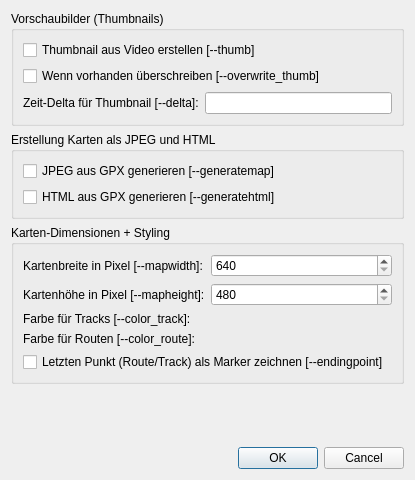
<?xml version="1.0" encoding="UTF-8"?>
<ui version="4.0">
 <class>ThumbnailMapSettingsDialog</class>
 <widget class="QDialog" name="ThumbnailMapSettingsDialog">
  <property name="geometry">
   <rect>
    <x>0</x>
    <y>0</y>
    <width>415</width>
    <height>480</height>
   </rect>
  </property>
  <property name="windowTitle">
   <string>Generierungs- &amp; Karten-Optionen</string>
  </property>
  <layout class="QVBoxLayout" name="mainLayout">
   <item>
    <widget class="QGroupBox" name="grp_thumbnails">
     <property name="title">
      <string>Vorschaubilder (Thumbnails)</string>
     </property>
     <layout class="QVBoxLayout" name="vLayoutThumb">
      <item>
       <widget class="QCheckBox" name="chkbx_thumb">
        <property name="text">
         <string>Thumbnail aus Video erstellen [--thumb]</string>
        </property>
       </widget>
      </item>
      <item>
       <widget class="QCheckBox" name="chkbx_overwrite_thumb">
        <property name="text">
         <string>Wenn vorhanden überschreiben [--overwrite_thumb]</string>
        </property>
       </widget>
      </item>
      <item>
       <layout class="QHBoxLayout" name="hLayoutDelta">
        <item>
         <widget class="QLabel" name="lbl_delta">
          <property name="text">
           <string>Zeit-Delta für Thumbnail [--delta]:</string>
          </property>
         </widget>
        </item>
        <item>
         <widget class="QLineEdit" name="txt_delta"/>
        </item>
       </layout>
      </item>
     </layout>
    </widget>
   </item>
   <item>
    <widget class="QGroupBox" name="grp_generation">
     <property name="title">
      <string>Erstellung Karten als JPEG und HTML</string>
     </property>
     <layout class="QVBoxLayout" name="vLayoutGeneration">
      <item>
       <widget class="QCheckBox" name="chkbx_generatemap">
        <property name="text">
         <string>JPEG aus GPX generieren [--generatemap]</string>
        </property>
       </widget>
      </item>
      <item>
       <widget class="QCheckBox" name="chkbx_generatehtml">
        <property name="text">
         <string>HTML aus GPX generieren [--generatehtml]</string>
        </property>
       </widget>
      </item>
     </layout>
    </widget>
   </item>
   <item>
    <widget class="QGroupBox" name="grp_map_canvas">
     <property name="title">
      <string>Karten-Dimensionen + Styling</string>
     </property>
     <layout class="QFormLayout" name="formLayoutMap">
      <item row="0" column="0">
       <widget class="QLabel" name="lbl_mapwidth">
        <property name="text">
         <string>Kartenbreite in Pixel [--mapwidth]:</string>
        </property>
       </widget>
      </item>
      <item row="0" column="1">
       <widget class="QSpinBox" name="spin_mapwidth">
        <property name="minimum">
         <number>640</number>
        </property>
        <property name="maximum">
         <number>10000</number>
        </property>
       </widget>
      </item>
      <item row="1" column="0">
       <widget class="QLabel" name="lbl_mapheight">
        <property name="text">
         <string>Kartenhöhe in Pixel [--mapheight]:</string>
        </property>
       </widget>
      </item>
      <item row="1" column="1">
       <widget class="QSpinBox" name="spin_mapheight">
        <property name="minimum">
         <number>480</number>
        </property>
        <property name="maximum">
         <number>10000</number>
        </property>
       </widget>
      </item>
      <item row="2" column="0">
       <widget class="QLabel" name="lbl_color_track">
        <property name="text">
         <string>Farbe für Tracks [--color_track]:</string>
        </property>
       </widget>
      </item>
      <item row="2" column="1">
       <widget class="ColorButton" name="colorbtn_track" native="true"/>
      </item>
      <item row="3" column="0">
       <widget class="QLabel" name="lbl_color_route">
        <property name="text">
         <string>Farbe für Routen [--color_route]:</string>
        </property>
       </widget>
      </item>
      <item row="3" column="1">
       <widget class="ColorButton" name="colorbtn_route" native="true"/>
      </item>
      <item row="4" column="0" colspan="2">
       <widget class="QCheckBox" name="chkbx_endingpoint">
        <property name="text">
         <string>Letzten Punkt (Route/Track) als Marker zeichnen [--endingpoint]</string>
        </property>
       </widget>
      </item>
     </layout>
    </widget>
   </item>
   <item>
    <spacer name="verticalSpacer">
     <property name="orientation">
      <enum>Qt::Orientation::Vertical</enum>
     </property>
     <property name="sizeHint" stdset="0">
      <size>
       <width>20</width>
       <height>20</height>
      </size>
     </property>
    </spacer>
   </item>
   <item>
    <widget class="QDialogButtonBox" name="buttonBox">
     <property name="orientation">
      <enum>Qt::Orientation::Horizontal</enum>
     </property>
     <property name="standardButtons">
      <set>QDialogButtonBox::StandardButton::Cancel|QDialogButtonBox::StandardButton::Ok</set>
     </property>
    </widget>
   </item>
  </layout>
 </widget>
 <customwidgets>
  <customwidget>
   <class>ColorButton</class>
   <extends>QWidget</extends>
   <header>colorbutton.h</header>
  </customwidget>
 </customwidgets>
 <resources/>
 <connections>
  <connection>
   <sender>buttonBox</sender>
   <signal>accepted()</signal>
   <receiver>ThumbnailMapSettingsDialog</receiver>
   <slot>accept()</slot>
   <hints>
    <hint type="sourcelabel">
     <x>20</x>
     <y>20</y>
    </hint>
    <hint type="destinationlabel">
     <x>20</x>
     <y>20</y>
    </hint>
   </hints>
  </connection>
  <connection>
   <sender>buttonBox</sender>
   <signal>rejected()</signal>
   <receiver>ThumbnailMapSettingsDialog</receiver>
   <slot>reject()</slot>
   <hints>
    <hint type="sourcelabel">
     <x>20</x>
     <y>20</y>
    </hint>
    <hint type="destinationlabel">
     <x>20</x>
     <y>20</y>
    </hint>
   </hints>
  </connection>
 </connections>
</ui>
